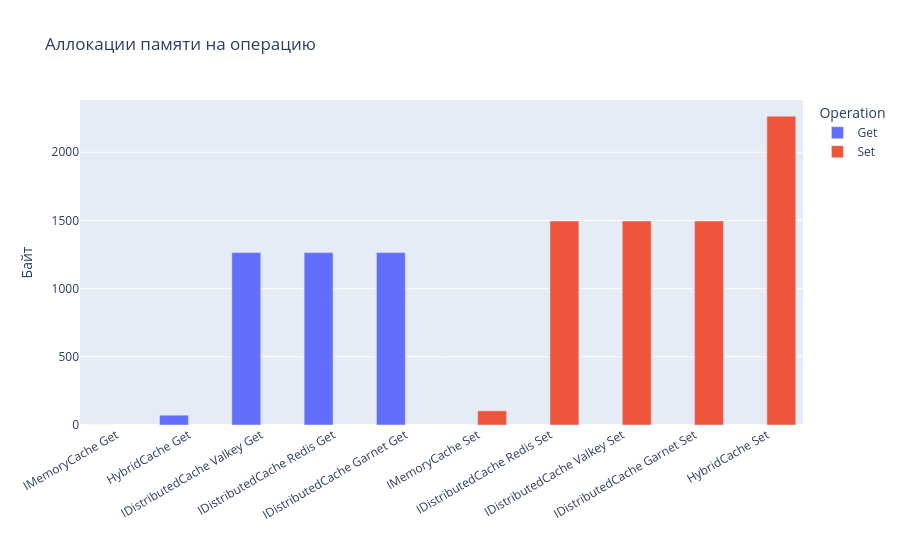

Here is the notebook cell this chart was saved with:
### Code cell
# График 3: Аллокации памяти

fig3 = px.bar(
    df.sort_values("Allocated_B"),
    x="Cache",
    y="Allocated_B",
    color="Operation",
    barmode="group",
    title="Аллокации памяти на операцию",
    labels={"Allocated_B": "Байт", "Cache": ""}
)
fig3.update_xaxes(tickangle=-30)
fig3.show()

### Figure 1 — Plotly figure (JSON) as saved in the notebook; plotly's stock layout.template omitted (floating-point values rounded to 4 significant figures)
{"data": [{"alignmentgroup": "True", "hovertemplate": "Operation=Get<br>=%{x}<br>Байт=%{y}<extra></extra>", "legendgroup": "Get", "marker": {"color": "#636efa", "pattern": {"shape": ""}}, "name": "Get", "offsetgroup": "Get", "orientation": "v", "showlegend": true, "textposition": "auto", "type": "bar", "x": ["IMemoryCache Get", "HybridCache Get", "IDistributedCache Valkey Get", "IDistributedCache Redis Get", "IDistributedCache Garnet Get"], "xaxis": "x", "y": [0.0, 72.0, 1264.0, 1264.0, 1264.0], "yaxis": "y"}, {"alignmentgroup": "True", "hovertemplate": "Operation=Set<br>=%{x}<br>Байт=%{y}<extra></extra>", "legendgroup": "Set", "marker": {"color": "#EF553B", "pattern": {"shape": ""}}, "name": "Set", "offsetgroup": "Set", "orientation": "v", "showlegend": true, "textposition": "auto", "type": "bar", "x": ["IMemoryCache Set", "IDistributedCache Redis Set", "IDistributedCache Valkey Set", "IDistributedCache Garnet Set", "HybridCache Set"], "xaxis": "x", "y": [104.0, 1496.0, 1496.0, 1496.0, 2264.0], "yaxis": "y"}], "layout": {"barmode": "group", "legend": {"title": {"text": "Operation"}, "tracegroupgap": 0}, "title": {"text": "Аллокации памяти на операцию"}, "xaxis": {"anchor": "y", "domain": [0, 1], "tickangle": -30, "title": {"text": ""}}, "yaxis": {"anchor": "x", "domain": [0, 1], "title": {"text": "Байт"}}}}
